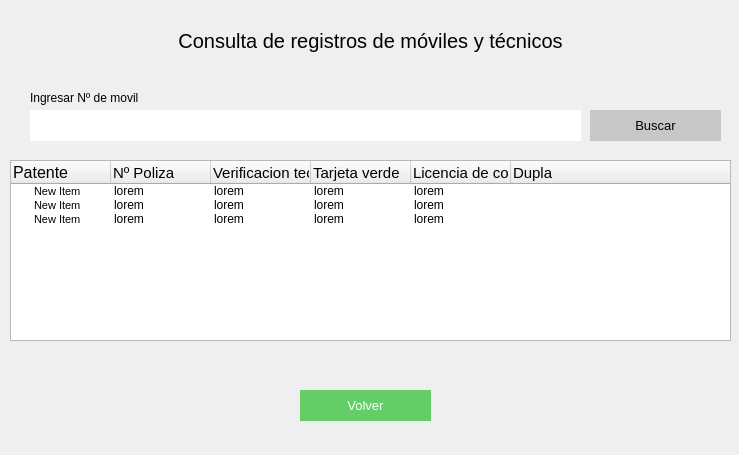
<?xml version="1.0" encoding="UTF-8"?>
<ui version="4.0">
 <class>Form</class>
 <widget class="QWidget" name="Form">
  <property name="geometry">
   <rect>
    <x>0</x>
    <y>0</y>
    <width>739</width>
    <height>455</height>
   </rect>
  </property>
  <property name="windowTitle">
   <string>Form</string>
  </property>
  <widget class="QLabel" name="label_2">
   <property name="geometry">
    <rect>
     <x>10</x>
     <y>20</y>
     <width>721</width>
     <height>41</height>
    </rect>
   </property>
   <property name="styleSheet">
    <string notr="true">font-size:20px;
</string>
   </property>
   <property name="text">
    <string>Consulta de registros de móviles y técnicos</string>
   </property>
   <property name="alignment">
    <set>Qt::AlignCenter</set>
   </property>
  </widget>
  <widget class="QLineEdit" name="ca_input_buscar">
   <property name="geometry">
    <rect>
     <x>30</x>
     <y>110</y>
     <width>551</width>
     <height>31</height>
    </rect>
   </property>
   <property name="styleSheet">
    <string notr="true">border:none;
background-color: rgb(255, 255, 255);
font: 11pt &quot;MS Shell Dlg 2&quot;;</string>
   </property>
   <property name="text">
    <string/>
   </property>
  </widget>
  <widget class="QPushButton" name="ca_btn_buscar">
   <property name="geometry">
    <rect>
     <x>590</x>
     <y>110</y>
     <width>131</width>
     <height>31</height>
    </rect>
   </property>
   <property name="styleSheet">
    <string notr="true">background-color: rgb(199, 199, 199);
color:black;
font-size:10pt;
border:none;</string>
   </property>
   <property name="text">
    <string>Buscar</string>
   </property>
  </widget>
  <widget class="QLabel" name="label">
   <property name="geometry">
    <rect>
     <x>30</x>
     <y>90</y>
     <width>541</width>
     <height>16</height>
    </rect>
   </property>
   <property name="text">
    <string>Ingresar Nº de movil</string>
   </property>
  </widget>
  <widget class="QPushButton" name="ca_btn_volver">
   <property name="geometry">
    <rect>
     <x>300</x>
     <y>390</y>
     <width>131</width>
     <height>31</height>
    </rect>
   </property>
   <property name="styleSheet">
    <string notr="true">background-color: rgb(99, 206, 104);
color:white;
font-size:10pt;
border:none;</string>
   </property>
   <property name="text">
    <string>Volver</string>
   </property>
  </widget>
  <widget class="QTreeWidget" name="ca_tabla">
   <property name="geometry">
    <rect>
     <x>10</x>
     <y>160</y>
     <width>721</width>
     <height>181</height>
    </rect>
   </property>
   <column>
    <property name="text">
     <string>Patente</string>
    </property>
    <property name="font">
     <font>
      <pointsize>12</pointsize>
     </font>
    </property>
   </column>
   <column>
    <property name="text">
     <string>Nº Poliza</string>
    </property>
    <property name="font">
     <font>
      <pointsize>11</pointsize>
     </font>
    </property>
   </column>
   <column>
    <property name="text">
     <string>Verificacion tecnica</string>
    </property>
    <property name="font">
     <font>
      <pointsize>11</pointsize>
     </font>
    </property>
   </column>
   <column>
    <property name="text">
     <string>Tarjeta verde</string>
    </property>
    <property name="font">
     <font>
      <pointsize>11</pointsize>
     </font>
    </property>
   </column>
   <column>
    <property name="text">
     <string>Licencia de conducir del titular</string>
    </property>
    <property name="font">
     <font>
      <pointsize>11</pointsize>
     </font>
    </property>
   </column>
   <column>
    <property name="text">
     <string>Dupla</string>
    </property>
    <property name="font">
     <font>
      <pointsize>11</pointsize>
     </font>
    </property>
   </column>
   <item>
    <property name="text">
     <string>New Item  </string>
    </property>
    <property name="font">
     <font>
      <pointsize>8</pointsize>
     </font>
    </property>
    <property name="text">
     <string>lorem</string>
    </property>
    <property name="text">
     <string>lorem</string>
    </property>
    <property name="text">
     <string>lorem</string>
    </property>
    <property name="text">
     <string>lorem</string>
    </property>
   </item>
   <item>
    <property name="text">
     <string>New Item</string>
    </property>
    <property name="font">
     <font>
      <pointsize>8</pointsize>
     </font>
    </property>
    <property name="text">
     <string>lorem</string>
    </property>
    <property name="text">
     <string>lorem</string>
    </property>
    <property name="text">
     <string>lorem</string>
    </property>
    <property name="text">
     <string>lorem</string>
    </property>
   </item>
   <item>
    <property name="text">
     <string>New Item</string>
    </property>
    <property name="font">
     <font>
      <pointsize>8</pointsize>
     </font>
    </property>
    <property name="text">
     <string>lorem</string>
    </property>
    <property name="text">
     <string>lorem</string>
    </property>
    <property name="text">
     <string>lorem</string>
    </property>
    <property name="text">
     <string>lorem</string>
    </property>
   </item>
  </widget>
 </widget>
 <resources/>
 <connections/>
</ui>
